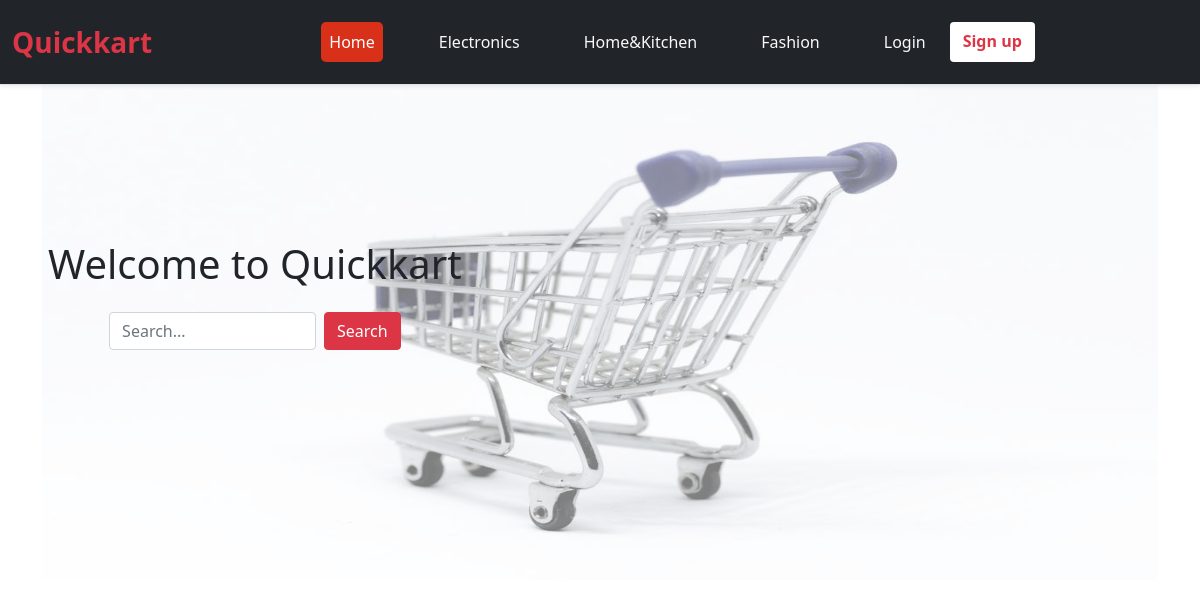
The page / on the database its author committed.
### products/models.py (models this page shows, shortened)
class Category(models.Model):
    name = models.CharField(max_length=100)
    slug = models.SlugField(unique=True)

### home/views.py (the view)
# urls.py: 2. Add a URL to urlpatterns:  path('', views.home, name='home')
def home(request):
    return render(request,'home.html')

### products/context_processors.py (called while the page is built)
def menu_categories(request):
    return {'menu_categories': Category.objects.all()}

### templates/home.html (shortened to what this page needs)
{% extends "base.html" %}
{% load static %}
{% block content%}
    <div class="container mt-5" id="home">
        <img src="{% static "images/homepage.jpg" %}" id="home-img" >
        <div class="text-center " id="home-text">
            {% if user.is_authenticated %}
            <h1>Welcome, {{ user.username }}! </h1>
            {% else %}
            <h1>Welcome to Quickkart</h1>
            {% endif %}
            <form class="d-flex justify-content-center mt-4" method="GET" action="{% url 'products_list' %}" role="search">
                <input class="form-control me-2 w-50" name="q" type="search" placeholder="Search..." aria-label="Search">
                <button class="btn btn-danger" type="submit">Search</button>
            </form>
        </div>
    </div>
{% endblock%}

### templates/base.html (shortened to what this page needs)
<!DOCTYPE html>
<html lang="en">
<head>
    {% load static %}
   <link href="https://cdn.jsdelivr.net/npm/bootstrap@5.0.2/dist/css/bootstrap.min.css" rel="stylesheet">
    <link rel="stylesheet" href="{% static "css/style.css" %}"/>
</head>
<body>
     <nav class="navbar navbar-expand-lg navbar-light bg-dark text-muted shadow-sm border-bottom py-3 fixed-top" >
      <div class="container-fluid">
      <a class="navbar-brand fw-bold text-danger fs-3" href="#" >Quickkart</a>
      <div class="collapse navbar-collapse" id="navbarNav">
            <ul class="navbar-nav mx-auto">
        <li class="nav-item list-unstyled text-dark">
        <a class="nav-link  me-5 text-danger fw-semibold active" id="sm-btn" href="{% url 'home' %}">Home</a>
        </li>
        {% for cat in menu_categories %}
        <li class="nav-item me-5 ">
           <a class="nav-link text-light fw-semibold" id="sm-btn" href="{% url 'category_products' slug=cat.slug %}">
            {{ cat.name }}
          </a>
         </li>
        {% endfor %}
         {% if user.is_authenticated %}
          <li class="nav-item">
            <a class="nav-link text-light fw-semibold">{{ user.username }}</a>
          </li>
          <li class="nav-item">
            <a class="btn text-danger bg-white fw-bold ms-3" href="{% url 'logout' %}">Logout</a>
          </li>
        {% else %}
          <li class="nav-item">
            <a class="nav-link text-light fw-semibold" id="login-btn" href="{% url 'login' %}">Login</a>
          </li>
          <a class="btn text-danger bg-white fw-bold ms-3" id="btn-sign" href="{% url 'signup' %}">Sign up</a>
        {% endif %}
        </ul>
      </div>
     </div>
     </nav>
      <main class="mt-3 pt-3">
     {% block content %}
     {% endblock %}
     </main>
    </body>
    </html>

### static/css/style.css (style rules this page uses)
.nav-link.active { background-color: #d83019; color: white !important; border-radius: 5px; }
#home-img { position:relative; opacity:0.5; width:100%; max-height:500px; }
#home-text { position:absolute; top:30%; left:4%; }

### rows shown on the page
Category: name "Electronics"
Category: name "Home&Kitchen"
Category: name "Fashion"
